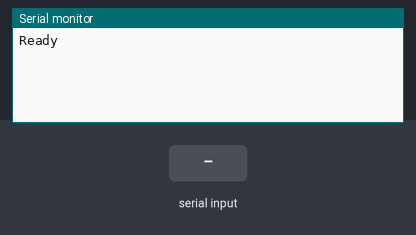
A sketch run on a simulated Arduino Uno, built with avr-gcc and run on an emulated ATmega328P. Parts: the last lines printed to the serial monitor. Inputs (shaded band) come from the test bench.

Above: at 1.2 s.
1.3 s: "1" received over Serial
At 1.56 s:
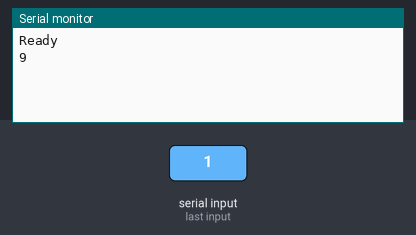
3.1 s: "+" received over Serial
At 8.89 s:
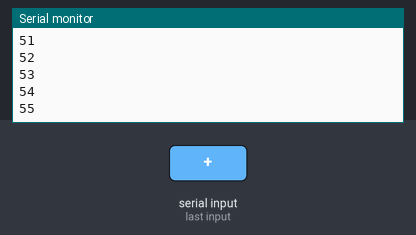
Timing chart, 0 to 10.4 s (numbered marks = the images above; inputs shaded):
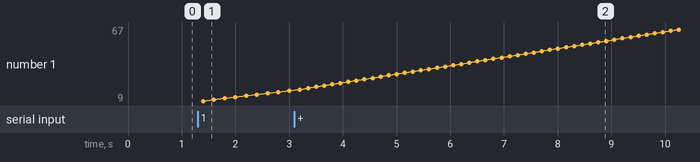

Measured:
- after the input at 1.3 s, the serial monitor: prints a new line after 0.10 s (image 1)
- after the input at 3.1 s, the serial monitor: prints a new line after 5.7 s (image 2)
- plotted number 1: 17 → 67 after the input at 3.1 s

The sketch:

Serial_2way_control3.ino
```cpp
// 若 arduino 收到 '+' 每次 -50
// 若 arduino 收到 '-' 每次 +50
// 若 arduino 收到 'r' 字元表示還原 200ms 的速度
int i = 1;
int initSpeed = 200;
int curSpeed = initSpeed;
int delta = 50;
boolean play = false;
void setup() {
  Serial.begin(9600);
  Serial.println("Ready");
}

void loop() {
  i++;
  if(Serial.available() > 0) {
    char c = Serial.read();
    switch(c) {
      case '1':
        play = true;
        break;
      case '2':
        play = false;
        break;
      case '+':
        curSpeed -= delta;
        if(curSpeed < 0) {
            curSpeed = 0;
        }
        break;
      case '-':
        curSpeed += delta;
        if(curSpeed > 10000) {
            curSpeed = 10000;
        }
        break;
      case 'r':
        curSpeed = initSpeed;
        break;
    }
  }
  if(play) { // play == true
    Serial.println(i);
  }
  delay(curSpeed); // ms
}
```
